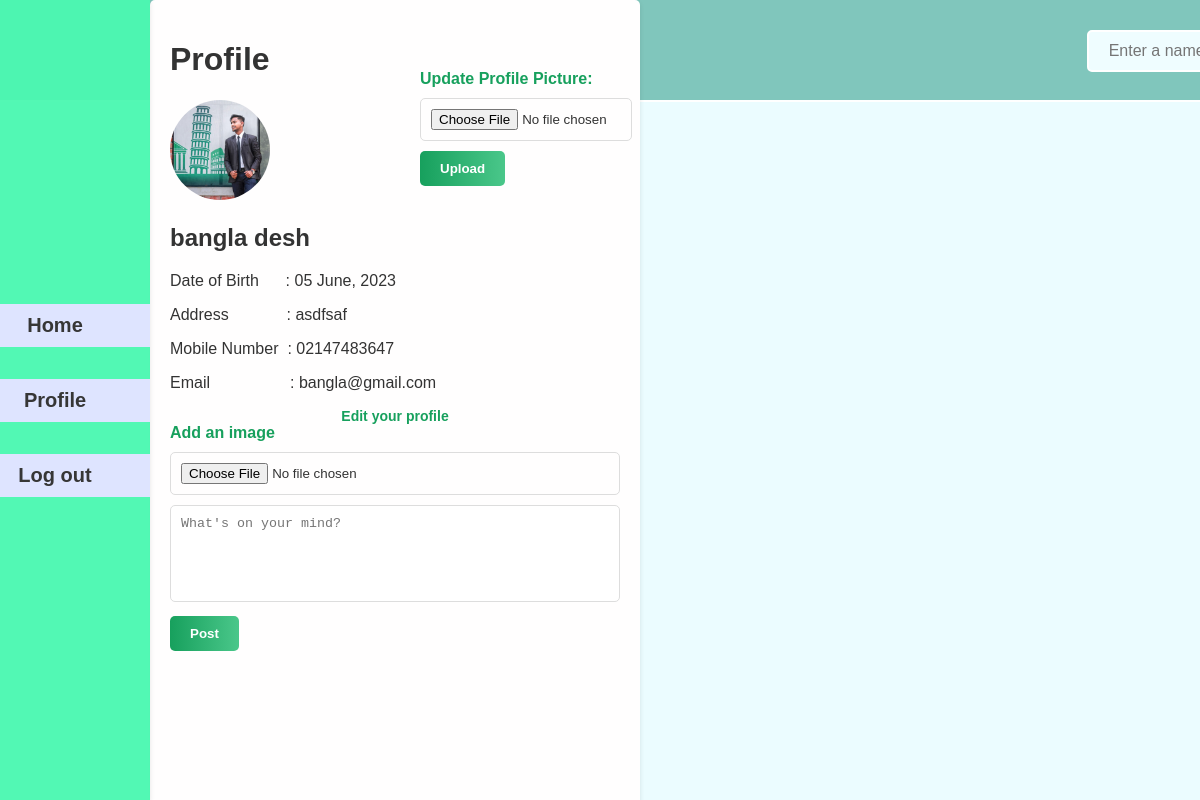
Screenshot of /profile.php (signed in) with the database file from the repository.
### tables this page shows
CREATE TABLE `profiles` (
  `id` int(100) NOT NULL,
  `first_name` varchar(100) NOT NULL,
  `last_name` varchar(100) NOT NULL,
  `date_of_birth` varchar(100) NOT NULL,
  `address` varchar(100) NOT NULL,
  `mobile_number` int(100) NOT NULL,
  `email` varchar(100) NOT NULL,
  `passwords` varchar(50) NOT NULL,
  `profile_picture` varchar(100) NOT NULL
);

### profile.php (the view, shortened to what this page needs)
<?php
require_once 'dbconn.php';
$user_id = $_SESSION['user_id'];
$sql = "SELECT * FROM profiles WHERE id = '$user_id'";
$result = $conn->query($sql);
if ($result->num_rows === 1) {
  $row = $result->fetch_assoc();
  $first_name = $row['first_name'];
  $last_name = $row['last_name'];
  $date_of_birth = $row['date_of_birth'];
  $date_of_birth = date('d F, Y', strtotime($date_of_birth));
  $address = $row['address'];
  $mobile_number = $row['mobile_number'];
  $email = $row['email'];
  $profile_picture = $row['profile_picture'];
} else {
}
?>
<!DOCTYPE html>
<html lang="en">
<head>
  <link rel="stylesheet" href="css/styles.css">
</head>
<body class="homepage-body">
  <div class="navbar">
    <div class="button-group">
      <button><a href="homepage.php">Home</a></button>
      <button><a href="profile.php">Profile</a></button>
      <button><a href="index.html">Log out</a></button>
    </div>
  </div>
  <div class="upload-container-container">
    <div class="upload-container">
      <div style="display: flex; gap:150px;">
        <div>
          <h1>Profile</h1>
          <img class="profile-picture" src="<?php echo $profile_picture; ?>" alt="<?php echo $profile_picture; ?>">
        </div>
        <div style="margin-top: 50px;">
          <form action="" method="POST" enctype="multipart/form-data">
            <label for="profile_picture">Update Profile Picture:</label>
            <input type="file" name="profile_picture" id="profile_picture" required>
            <button type="submit">Upload</button>
          </form>
        </div>
      </div>
      <h2><?php echo $first_name; ?> <?php echo $last_name; ?></h2>
      <p>Date of Birth&nbsp&nbsp&nbsp&nbsp&nbsp&nbsp: <?php echo $date_of_birth; ?></p>
      <p>Address&nbsp&nbsp&nbsp&nbsp&nbsp&nbsp&nbsp&nbsp&nbsp&nbsp&nbsp&nbsp&nbsp: <?php echo $address; ?></p>
      <p>Mobile Number&nbsp&nbsp: 0<?php echo $mobile_number; ?></p>
      <p>Email&nbsp&nbsp&nbsp&nbsp&nbsp&nbsp&nbsp&nbsp&nbsp&nbsp&nbsp&nbsp&nbsp&nbsp&nbsp&nbsp&nbsp&nbsp: <?php echo $email; ?></p>
      <a href="editProfile.php">Edit your profile</a>
      <form action="post_photo.php" method="POST" enctype="multipart/form-data">
        <label for="pic">Add an image</label>
        <input type="file" name="pic" id="pic">
        <textarea name="message" rows="5" cols="30" placeholder="What's on your mind?"></textarea>
        <button type="submit">Post</button>
      </form>
    </div>
  </div>
  <div class="fix-width-container">
    <div class="container">
      <div class="button-container ">
        <form action="search.php" method="POST" class="search-form">
          <input type="text" name="search_input" placeholder="Enter a name" required>
        </form>
      </div>
      <div class="search-under-space">
      </div>
    </div>
  </div>
</body>
</html>

### css/styles.css (style rules this page uses)
label { display: block; margin-bottom: 5px; color: #17a05d; font-weight: bold; }
button[type="submit"] { background: linear-gradient(to right, #17a05d, #4ac78a); color: #ffffff; padding: 10px 20px; border: none; border-radius: 5px; cursor: pointer; font-weight: bold; transition: background-color 0.3s ease; }
a { display: block; text-align: center; color: #17a05d; text-decoration: none; font-weight: bold; font-size: 14px; }
input[type="text"], input[type="date"], input[type="tel"], input[type="email"], input[type="password"] { width: 90%; padding: 15px; border: 1px solid #17a05d; border-radius: 5px; }
.homepage-body { font-family: Arial, sans-serif; margin: 0; padding: 0; background-color: #ebfcff; background-image: url('../design-photo/login0.png'); background-repeat: no-repeat; background-size: cover; background-position: right; color: #333333; }
.navbar { background-color: #4af8b0f2; background-image: url('../design-photo/bg11.png'); background-repeat: no-repeat; background-size: cover; background-position: right; box-shadow: 0 2px 5px rgba(0, 0, 0, 0.1); overflow: hidden; position: fixed; top: 0; width: 150px; height: 100vh; z-index: 100; display: flex; justify-content: center; }
.navbar button { background-color: transparent; border: none; cursor: pointer; }
.navbar a { display: inline-block; background-color: #bec9bc; border: none; color: #ffffff; padding: 10px 20px; margin: 10px 0px; font-size: 16px; text-decoration: none; cursor: pointer; transition: background-color 0.3s ease; }
.button-group { display: flex; justify-content: center; flex-direction: column; gap: 10px; margin-left: auto; margin-right: auto; }
.button-group button a { background-color: #dee4ff; width: 150px; margin-left: -40px; border: none; color: #363636; font-size: 20px; font-weight: 700; cursor: pointer; transition: background-color 0.3s ease; }
.profile-picture { width: 100px; height: 100px; border-radius: 50%; object-fit: cover; }
.upload-container { width: 450px; background-color: #fffefe; padding: 20px; border-radius: 5px; box-shadow: 0 2px 5px rgba(0, 0, 0, 0.1); position: fixed; top: 0; left: 150px; height: 100vh; z-index: 2; }
.upload-container label { display: block; margin-bottom: 10px; font-weight: bold; }
.upload-container input[type="file"], .upload-container textarea { width: 95%; padding: 10px; margin-bottom: 10px; border: 1px solid #dddddd; border-radius: 5px; resize: none; }
.upload-container button[type="submit"] { background-color: #3e62a4; color: #ffffff; padding: 10px 20px; border: none; border-radius: 5px; cursor: pointer; font-weight: bold; transition: background-color 0.3s ease; }
.upload-container-container { overflow: hidden; display: flex; justify-content: center; }
.fix-width-container { margin-left: 650px; }
.container { max-width: 1000px; margin: 0 auto; padding: 20px; }
.search-form { display: flex; position: fixed; top: 30px; z-index: 2; }
.button-container { display: flex; justify-content: flex-end; margin: auto; margin-bottom: 90px; margin-top: -90px; width: 780px; }
.button-container input { background-color: #effdff; border: 2px solid #ffffff; color: #212121; padding: 10px 20px; font-size: 16px; border-radius: 5px; margin: 0 5px; margin-top: 0px; }
.search-under-space { height: 100px; }

### rows the page displays
profiles: profile_picture (picture), first_name "bangla", last_name "desh", date_of_birth "05 June, 2023", address "asdfsaf", mobile_number "2147483647", email "bangla@gmail.com"
